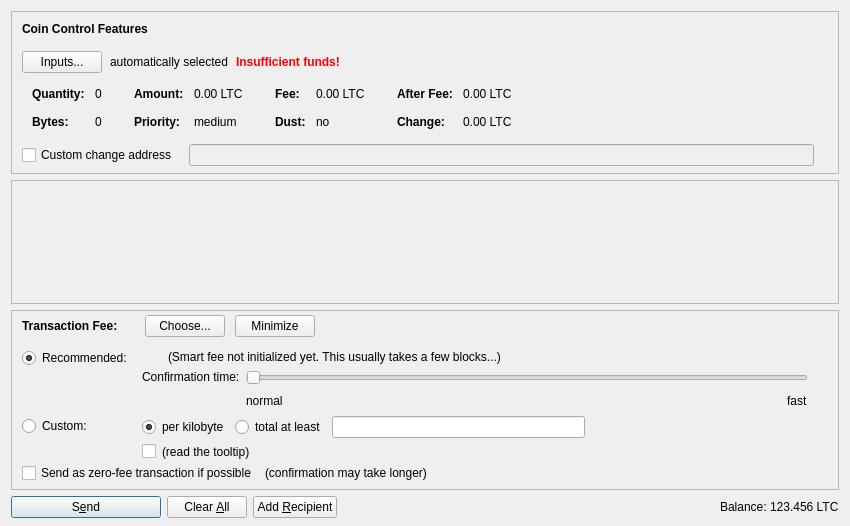
<?xml version="1.0" encoding="UTF-8"?>
<ui version="4.0">
 <class>SendCoinsDialog</class>
 <widget class="QDialog" name="SendCoinsDialog">
  <property name="geometry">
   <rect>
    <x>0</x>
    <y>0</y>
    <width>850</width>
    <height>526</height>
   </rect>
  </property>
  <property name="windowTitle">
   <string>Send Coins</string>
  </property>
  <layout class="QVBoxLayout" name="verticalLayout" stretch="0,1,0,0">
   <property name="bottomMargin">
    <number>8</number>
   </property>
   <item>
    <widget class="QFrame" name="frameCoinControl">
     <property name="sizePolicy">
      <sizepolicy hsizetype="Expanding" vsizetype="Expanding">
       <horstretch>0</horstretch>
       <verstretch>0</verstretch>
      </sizepolicy>
     </property>
     <property name="maximumSize">
      <size>
       <width>16777215</width>
       <height>16777215</height>
      </size>
     </property>
     <property name="frameShape">
      <enum>QFrame::StyledPanel</enum>
     </property>
     <property name="frameShadow">
      <enum>QFrame::Sunken</enum>
     </property>
     <layout class="QVBoxLayout" name="verticalLayoutCoinControl2">
      <property name="spacing">
       <number>0</number>
      </property>
      <property name="leftMargin">
       <number>0</number>
      </property>
      <property name="topMargin">
       <number>0</number>
      </property>
      <property name="rightMargin">
       <number>0</number>
      </property>
      <property name="bottomMargin">
       <number>6</number>
      </property>
      <item>
       <layout class="QVBoxLayout" name="verticalLayoutCoinControl" stretch="0,0,0,0,1">
        <property name="spacing">
         <number>0</number>
        </property>
        <property name="leftMargin">
         <number>10</number>
        </property>
        <property name="topMargin">
         <number>10</number>
        </property>
        <item>
         <layout class="QHBoxLayout" name="horizontalLayoutCoinControl1">
          <property name="bottomMargin">
           <number>15</number>
          </property>
          <item>
           <widget class="QLabel" name="labelCoinControlFeatures">
            <property name="sizePolicy">
             <sizepolicy hsizetype="Preferred" vsizetype="Maximum">
              <horstretch>0</horstretch>
              <verstretch>0</verstretch>
             </sizepolicy>
            </property>
            <property name="font">
             <font>
              <weight>75</weight>
              <bold>true</bold>
             </font>
            </property>
            <property name="styleSheet">
             <string notr="true">font-weight:bold;</string>
            </property>
            <property name="text">
             <string>Coin Control Features</string>
            </property>
           </widget>
          </item>
         </layout>
        </item>
        <item>
         <layout class="QHBoxLayout" name="horizontalLayoutCoinControl2" stretch="0,0,0,0">
          <property name="spacing">
           <number>8</number>
          </property>
          <property name="bottomMargin">
           <number>10</number>
          </property>
          <item>
           <widget class="QPushButton" name="pushButtonCoinControl">
            <property name="styleSheet">
             <string notr="true"/>
            </property>
            <property name="text">
             <string>Inputs...</string>
            </property>
            <property name="autoDefault">
             <bool>false</bool>
            </property>
           </widget>
          </item>
          <item>
           <widget class="QLabel" name="labelCoinControlAutomaticallySelected">
            <property name="text">
             <string>automatically selected</string>
            </property>
            <property name="margin">
             <number>5</number>
            </property>
           </widget>
          </item>
          <item>
           <widget class="QLabel" name="labelCoinControlInsuffFunds">
            <property name="font">
             <font>
              <weight>75</weight>
              <bold>true</bold>
             </font>
            </property>
            <property name="styleSheet">
             <string notr="true">color:red;font-weight:bold;</string>
            </property>
            <property name="text">
             <string>Insufficient funds!</string>
            </property>
            <property name="margin">
             <number>5</number>
            </property>
           </widget>
          </item>
          <item>
           <spacer name="horizontalSpacerCoinControl">
            <property name="orientation">
             <enum>Qt::Horizontal</enum>
            </property>
            <property name="sizeHint" stdset="0">
             <size>
              <width>40</width>
              <height>1</height>
             </size>
            </property>
           </spacer>
          </item>
         </layout>
        </item>
        <item>
         <widget class="QWidget" name="widgetCoinControl" native="true">
          <property name="sizePolicy">
           <sizepolicy hsizetype="Preferred" vsizetype="Preferred">
            <horstretch>0</horstretch>
            <verstretch>0</verstretch>
           </sizepolicy>
          </property>
          <property name="minimumSize">
           <size>
            <width>0</width>
            <height>0</height>
           </size>
          </property>
          <property name="styleSheet">
           <string notr="true"/>
          </property>
          <layout class="QHBoxLayout" name="horizontalLayoutCoinControl5">
           <property name="leftMargin">
            <number>0</number>
           </property>
           <property name="topMargin">
            <number>0</number>
           </property>
           <property name="rightMargin">
            <number>0</number>
           </property>
           <property name="bottomMargin">
            <number>0</number>
           </property>
           <item>
            <layout class="QHBoxLayout" name="horizontalLayoutCoinControl3" stretch="0,0,0,1">
             <property name="spacing">
              <number>20</number>
             </property>
             <property name="topMargin">
              <number>0</number>
             </property>
             <property name="bottomMargin">
              <number>10</number>
             </property>
             <item>
              <layout class="QFormLayout" name="formLayoutCoinControl1">
               <property name="horizontalSpacing">
                <number>10</number>
               </property>
               <property name="verticalSpacing">
                <number>14</number>
               </property>
               <property name="leftMargin">
                <number>10</number>
               </property>
               <property name="topMargin">
                <number>4</number>
               </property>
               <property name="rightMargin">
                <number>6</number>
               </property>
               <item row="0" column="0">
                <widget class="QLabel" name="labelCoinControlQuantityText">
                 <property name="font">
                  <font>
                   <weight>75</weight>
                   <bold>true</bold>
                  </font>
                 </property>
                 <property name="text">
                  <string>Quantity:</string>
                 </property>
                 <property name="margin">
                  <number>0</number>
                 </property>
                </widget>
               </item>
               <item row="0" column="1">
                <widget class="QLabel" name="labelCoinControlQuantity">
                 <property name="cursor">
                  <cursorShape>IBeamCursor</cursorShape>
                 </property>
                 <property name="contextMenuPolicy">
                  <enum>Qt::ActionsContextMenu</enum>
                 </property>
                 <property name="text">
                  <string notr="true">0</string>
                 </property>
                 <property name="margin">
                  <number>0</number>
                 </property>
                 <property name="textInteractionFlags">
                  <set>Qt::LinksAccessibleByMouse|Qt::TextSelectableByKeyboard|Qt::TextSelectableByMouse</set>
                 </property>
                </widget>
               </item>
               <item row="1" column="0">
                <widget class="QLabel" name="labelCoinControlBytesText">
                 <property name="font">
                  <font>
                   <weight>75</weight>
                   <bold>true</bold>
                  </font>
                 </property>
                 <property name="text">
                  <string>Bytes:</string>
                 </property>
                </widget>
               </item>
               <item row="1" column="1">
                <widget class="QLabel" name="labelCoinControlBytes">
                 <property name="cursor">
                  <cursorShape>IBeamCursor</cursorShape>
                 </property>
                 <property name="contextMenuPolicy">
                  <enum>Qt::ActionsContextMenu</enum>
                 </property>
                 <property name="text">
                  <string notr="true">0</string>
                 </property>
                 <property name="textInteractionFlags">
                  <set>Qt::LinksAccessibleByMouse|Qt::TextSelectableByKeyboard|Qt::TextSelectableByMouse</set>
                 </property>
                </widget>
               </item>
              </layout>
             </item>
             <item>
              <layout class="QFormLayout" name="formLayoutCoinControl2">
               <property name="horizontalSpacing">
                <number>10</number>
               </property>
               <property name="verticalSpacing">
                <number>14</number>
               </property>
               <property name="leftMargin">
                <number>6</number>
               </property>
               <property name="topMargin">
                <number>4</number>
               </property>
               <property name="rightMargin">
                <number>6</number>
               </property>
               <item row="0" column="0">
                <widget class="QLabel" name="labelCoinControlAmountText">
                 <property name="font">
                  <font>
                   <weight>75</weight>
                   <bold>true</bold>
                  </font>
                 </property>
                 <property name="text">
                  <string>Amount:</string>
                 </property>
                 <property name="margin">
                  <number>0</number>
                 </property>
                </widget>
               </item>
               <item row="0" column="1">
                <widget class="QLabel" name="labelCoinControlAmount">
                 <property name="cursor">
                  <cursorShape>IBeamCursor</cursorShape>
                 </property>
                 <property name="contextMenuPolicy">
                  <enum>Qt::ActionsContextMenu</enum>
                 </property>
                 <property name="text">
                  <string notr="true">0.00 LTC</string>
                 </property>
                 <property name="textInteractionFlags">
                  <set>Qt::LinksAccessibleByMouse|Qt::TextSelectableByKeyboard|Qt::TextSelectableByMouse</set>
                 </property>
                </widget>
               </item>
               <item row="1" column="0">
                <widget class="QLabel" name="labelCoinControlPriorityText">
                 <property name="font">
                  <font>
                   <weight>75</weight>
                   <bold>true</bold>
                  </font>
                 </property>
                 <property name="text">
                  <string>Priority:</string>
                 </property>
                </widget>
               </item>
               <item row="1" column="1">
                <widget class="QLabel" name="labelCoinControlPriority">
                 <property name="cursor">
                  <cursorShape>IBeamCursor</cursorShape>
                 </property>
                 <property name="contextMenuPolicy">
                  <enum>Qt::ActionsContextMenu</enum>
                 </property>
                 <property name="text">
                  <string notr="true">medium</string>
                 </property>
                 <property name="textInteractionFlags">
                  <set>Qt::LinksAccessibleByMouse|Qt::TextSelectableByKeyboard|Qt::TextSelectableByMouse</set>
                 </property>
                </widget>
               </item>
              </layout>
             </item>
             <item>
              <layout class="QFormLayout" name="formLayoutCoinControl3">
               <property name="horizontalSpacing">
                <number>10</number>
               </property>
               <property name="verticalSpacing">
                <number>14</number>
               </property>
               <property name="leftMargin">
                <number>6</number>
               </property>
               <property name="topMargin">
                <number>4</number>
               </property>
               <property name="rightMargin">
                <number>6</number>
               </property>
               <item row="0" column="0">
                <widget class="QLabel" name="labelCoinControlFeeText">
                 <property name="font">
                  <font>
                   <weight>75</weight>
                   <bold>true</bold>
                  </font>
                 </property>
                 <property name="text">
                  <string>Fee:</string>
                 </property>
                 <property name="margin">
                  <number>0</number>
                 </property>
                </widget>
               </item>
               <item row="0" column="1">
                <widget class="QLabel" name="labelCoinControlFee">
                 <property name="cursor">
                  <cursorShape>IBeamCursor</cursorShape>
                 </property>
                 <property name="contextMenuPolicy">
                  <enum>Qt::ActionsContextMenu</enum>
                 </property>
                 <property name="text">
                  <string notr="true">0.00 LTC</string>
                 </property>
                 <property name="textInteractionFlags">
                  <set>Qt::LinksAccessibleByMouse|Qt::TextSelectableByKeyboard|Qt::TextSelectableByMouse</set>
                 </property>
                </widget>
               </item>
               <item row="1" column="0">
                <widget class="QLabel" name="labelCoinControlLowOutputText">
                 <property name="font">
                  <font>
                   <weight>75</weight>
                   <bold>true</bold>
                  </font>
                 </property>
                 <property name="text">
                  <string>Dust:</string>
                 </property>
                </widget>
               </item>
               <item row="1" column="1">
                <widget class="QLabel" name="labelCoinControlLowOutput">
                 <property name="cursor">
                  <cursorShape>IBeamCursor</cursorShape>
                 </property>
                 <property name="contextMenuPolicy">
                  <enum>Qt::ActionsContextMenu</enum>
                 </property>
                 <property name="text">
                  <string notr="true">no</string>
                 </property>
                 <property name="textInteractionFlags">
                  <set>Qt::LinksAccessibleByMouse|Qt::TextSelectableByKeyboard|Qt::TextSelectableByMouse</set>
                 </property>
                </widget>
               </item>
              </layout>
             </item>
             <item>
              <layout class="QFormLayout" name="formLayoutCoinControl4">
               <property name="horizontalSpacing">
                <number>10</number>
               </property>
               <property name="verticalSpacing">
                <number>14</number>
               </property>
               <property name="leftMargin">
                <number>6</number>
               </property>
               <property name="topMargin">
                <number>4</number>
               </property>
               <property name="rightMargin">
                <number>6</number>
               </property>
               <item row="0" column="0">
                <widget class="QLabel" name="labelCoinControlAfterFeeText">
                 <property name="font">
                  <font>
                   <weight>75</weight>
                   <bold>true</bold>
                  </font>
                 </property>
                 <property name="text">
                  <string>After Fee:</string>
                 </property>
                 <property name="margin">
                  <number>0</number>
                 </property>
                </widget>
               </item>
               <item row="0" column="1">
                <widget class="QLabel" name="labelCoinControlAfterFee">
                 <property name="cursor">
                  <cursorShape>IBeamCursor</cursorShape>
                 </property>
                 <property name="contextMenuPolicy">
                  <enum>Qt::ActionsContextMenu</enum>
                 </property>
                 <property name="text">
                  <string notr="true">0.00 LTC</string>
                 </property>
                 <property name="textInteractionFlags">
                  <set>Qt::LinksAccessibleByMouse|Qt::TextSelectableByKeyboard|Qt::TextSelectableByMouse</set>
                 </property>
                </widget>
               </item>
               <item row="1" column="0">
                <widget class="QLabel" name="labelCoinControlChangeText">
                 <property name="font">
                  <font>
                   <weight>75</weight>
                   <bold>true</bold>
                  </font>
                 </property>
                 <property name="text">
                  <string>Change:</string>
                 </property>
                </widget>
               </item>
               <item row="1" column="1">
                <widget class="QLabel" name="labelCoinControlChange">
                 <property name="cursor">
                  <cursorShape>IBeamCursor</cursorShape>
                 </property>
                 <property name="contextMenuPolicy">
                  <enum>Qt::ActionsContextMenu</enum>
                 </property>
                 <property name="text">
                  <string notr="true">0.00 LTC</string>
                 </property>
                 <property name="textInteractionFlags">
                  <set>Qt::LinksAccessibleByMouse|Qt::TextSelectableByKeyboard|Qt::TextSelectableByMouse</set>
                 </property>
                </widget>
               </item>
              </layout>
             </item>
            </layout>
           </item>
          </layout>
         </widget>
        </item>
        <item>
         <layout class="QHBoxLayout" name="horizontalLayoutCoinControl4" stretch="0,0,0">
          <property name="spacing">
           <number>12</number>
          </property>
          <property name="sizeConstraint">
           <enum>QLayout::SetDefaultConstraint</enum>
          </property>
          <property name="topMargin">
           <number>5</number>
          </property>
          <property name="rightMargin">
           <number>5</number>
          </property>
          <item>
           <widget class="QCheckBox" name="checkBoxCoinControlChange">
            <property name="toolTip">
             <string>If this is activated, but the change address is empty or invalid, change will be sent to a newly generated address.</string>
            </property>
            <property name="text">
             <string>Custom change address</string>
            </property>
           </widget>
          </item>
          <item>
           <widget class="QValidatedLineEdit" name="lineEditCoinControlChange">
            <property name="enabled">
             <bool>false</bool>
            </property>
            <property name="sizePolicy">
             <sizepolicy hsizetype="Expanding" vsizetype="Fixed">
              <horstretch>0</horstretch>
              <verstretch>0</verstretch>
             </sizepolicy>
            </property>
           </widget>
          </item>
          <item>
           <widget class="QLabel" name="labelCoinControlChangeLabel">
            <property name="sizePolicy">
             <sizepolicy hsizetype="Preferred" vsizetype="Expanding">
              <horstretch>0</horstretch>
              <verstretch>0</verstretch>
             </sizepolicy>
            </property>
            <property name="minimumSize">
             <size>
              <width>0</width>
              <height>0</height>
             </size>
            </property>
            <property name="text">
             <string/>
            </property>
            <property name="margin">
             <number>3</number>
            </property>
           </widget>
          </item>
         </layout>
        </item>
        <item>
         <spacer name="verticalSpacerCoinControl">
          <property name="orientation">
           <enum>Qt::Vertical</enum>
          </property>
          <property name="sizeHint" stdset="0">
           <size>
            <width>800</width>
            <height>1</height>
           </size>
          </property>
         </spacer>
        </item>
       </layout>
      </item>
     </layout>
    </widget>
   </item>
   <item>
    <widget class="QScrollArea" name="scrollArea">
     <property name="widgetResizable">
      <bool>true</bool>
     </property>
     <widget class="QWidget" name="scrollAreaWidgetContents">
      <property name="geometry">
       <rect>
        <x>0</x>
        <y>0</y>
        <width>830</width>
        <height>68</height>
       </rect>
      </property>
      <layout class="QVBoxLayout" name="verticalLayout_2" stretch="0,1">
       <property name="leftMargin">
        <number>0</number>
       </property>
       <property name="topMargin">
        <number>0</number>
       </property>
       <property name="rightMargin">
        <number>0</number>
       </property>
       <property name="bottomMargin">
        <number>0</number>
       </property>
       <item>
        <layout class="QVBoxLayout" name="entries">
         <property name="spacing">
          <number>6</number>
         </property>
        </layout>
       </item>
       <item>
        <spacer name="verticalSpacer">
         <property name="orientation">
          <enum>Qt::Vertical</enum>
         </property>
         <property name="sizeHint" stdset="0">
          <size>
           <width>20</width>
           <height>40</height>
          </size>
         </property>
        </spacer>
       </item>
      </layout>
     </widget>
    </widget>
   </item>
   <item>
    <widget class="QFrame" name="frameFee">
     <property name="sizePolicy">
      <sizepolicy hsizetype="Expanding" vsizetype="Expanding">
       <horstretch>0</horstretch>
       <verstretch>0</verstretch>
      </sizepolicy>
     </property>
     <property name="maximumSize">
      <size>
       <width>16777215</width>
       <height>16777215</height>
      </size>
     </property>
     <property name="frameShape">
      <enum>QFrame::StyledPanel</enum>
     </property>
     <property name="frameShadow">
      <enum>QFrame::Sunken</enum>
     </property>
     <layout class="QVBoxLayout" name="verticalLayoutFee1">
      <property name="spacing">
       <number>0</number>
      </property>
      <property name="leftMargin">
       <number>0</number>
      </property>
      <property name="topMargin">
       <number>0</number>
      </property>
      <property name="rightMargin">
       <number>0</number>
      </property>
      <property name="bottomMargin">
       <number>0</number>
      </property>
      <item>
       <layout class="QVBoxLayout" name="verticalLayoutFee2" stretch="0,0,0">
        <property name="spacing">
         <number>0</number>
        </property>
        <property name="leftMargin">
         <number>10</number>
        </property>
        <property name="topMargin">
         <number>0</number>
        </property>
        <item>
         <layout class="QHBoxLayout" name="horizontalLayoutFee1">
          <property name="bottomMargin">
           <number>0</number>
          </property>
          <item>
           <layout class="QVBoxLayout" name="verticalLayoutFee7">
            <property name="spacing">
             <number>0</number>
            </property>
            <item>
             <spacer name="verticalSpacerSmartFee">
              <property name="orientation">
               <enum>Qt::Vertical</enum>
              </property>
              <property name="sizeType">
               <enum>QSizePolicy::Fixed</enum>
              </property>
              <property name="sizeHint" stdset="0">
               <size>
                <width>1</width>
                <height>4</height>
               </size>
              </property>
             </spacer>
            </item>
            <item>
             <layout class="QHBoxLayout" name="horizontalLayoutSmartFee">
              <property name="spacing">
               <number>10</number>
              </property>
              <item>
               <widget class="QLabel" name="labelFeeHeadline">
                <property name="sizePolicy">
                 <sizepolicy hsizetype="Preferred" vsizetype="Maximum">
                  <horstretch>0</horstretch>
                  <verstretch>0</verstretch>
                 </sizepolicy>
                </property>
                <property name="font">
                 <font>
                  <weight>75</weight>
                  <bold>true</bold>
                 </font>
                </property>
                <property name="styleSheet">
                 <string notr="true">font-weight:bold;</string>
                </property>
                <property name="text">
                 <string>Transaction Fee:</string>
                </property>
               </widget>
              </item>
              <item>
               <widget class="QLabel" name="labelFeeMinimized">
                <property name="text">
                 <string/>
                </property>
               </widget>
              </item>
              <item>
               <widget class="QPushButton" name="buttonChooseFee">
                <property name="text">
                 <string>Choose...</string>
                </property>
               </widget>
              </item>
              <item>
               <widget class="QPushButton" name="buttonMinimizeFee">
                <property name="toolTip">
                 <string>collapse fee-settings</string>
                </property>
                <property name="text">
                 <string>Minimize</string>
                </property>
               </widget>
              </item>
             </layout>
            </item>
            <item>
             <spacer name="verticalSpacer_5">
              <property name="orientation">
               <enum>Qt::Vertical</enum>
              </property>
              <property name="sizeHint" stdset="0">
               <size>
                <width>1</width>
                <height>1</height>
               </size>
              </property>
             </spacer>
            </item>
           </layout>
          </item>
          <item>
           <spacer name="horizontalSpacer_4">
            <property name="orientation">
             <enum>Qt::Horizontal</enum>
            </property>
            <property name="sizeHint" stdset="0">
             <size>
              <width>40</width>
              <height>20</height>
             </size>
            </property>
           </spacer>
          </item>
         </layout>
        </item>
        <item>
         <widget class="QFrame" name="frameFeeSelection">
          <layout class="QVBoxLayout" name="verticalLayoutFee12">
           <property name="spacing">
            <number>0</number>
           </property>
           <property name="leftMargin">
            <number>0</number>
           </property>
           <property name="topMargin">
            <number>0</number>
           </property>
           <property name="rightMargin">
            <number>0</number>
           </property>
           <property name="bottomMargin">
            <number>0</number>
           </property>
           <item>
            <layout class="QGridLayout" name="gridLayoutFee">
             <property name="topMargin">
              <number>10</number>
             </property>
             <property name="bottomMargin">
              <number>4</number>
             </property>
             <property name="horizontalSpacing">
              <number>10</number>
             </property>
             <property name="verticalSpacing">
              <number>4</number>
             </property>
             <item row="1" column="1">
              <layout class="QVBoxLayout" name="verticalLayoutFee8">
               <property name="spacing">
                <number>6</number>
               </property>
               <item>
                <layout class="QHBoxLayout" name="horizontalLayoutFee13">
                 <item>
                  <widget class="QRadioButton" name="radioCustomPerKilobyte">
                   <property name="toolTip">
                    <string>If the custom fee is set to 1000 satoshis and the transaction is only 250 bytes, then &quot;per kilobyte&quot; only pays 250 satoshis in fee, while &quot;at least&quot; pays 1000 satoshis. For transactions bigger than a kilobyte both pay by kilobyte.</string>
                   </property>
                   <property name="text">
                    <string>per kilobyte</string>
                   </property>
                   <property name="checked">
                    <bool>true</bool>
                   </property>
                   <attribute name="buttonGroup">
                    <string notr="true">groupCustomFee</string>
                   </attribute>
                  </widget>
                 </item>
                 <item>
                  <widget class="QRadioButton" name="radioCustomAtLeast">
                   <property name="toolTip">
                    <string>If the custom fee is set to 1000 satoshis and the transaction is only 250 bytes, then &quot;per kilobyte&quot; only pays 250 satoshis in fee, while &quot;total at least&quot; pays 1000 satoshis. For transactions bigger than a kilobyte both pay by kilobyte.</string>
                   </property>
                   <property name="text">
                    <string>total at least</string>
                   </property>
                   <attribute name="buttonGroup">
                    <string notr="true">groupCustomFee</string>
                   </attribute>
                  </widget>
                 </item>
                 <item>
                  <widget class="BitcoinAmountField" name="customFee"/>
                 </item>
                 <item>
                  <spacer name="horizontalSpacer_6">
                   <property name="orientation">
                    <enum>Qt::Horizontal</enum>
                   </property>
                   <property name="sizeHint" stdset="0">
                    <size>
                     <width>1</width>
                     <height>1</height>
                    </size>
                   </property>
                  </spacer>
                 </item>
                </layout>
               </item>
               <item>
                <layout class="QHBoxLayout" name="horizontalLayoutFee8">
                 <item>
                  <widget class="QCheckBox" name="checkBoxMinimumFee">
                   <property name="toolTip">
                    <string>Paying only the minimum fee is just fine as long as there is less transaction volume than space in the blocks. But be aware that this can end up in a never confirming transaction once there is more demand for bitcoinunified transactions than the network can process.</string>
                   </property>
                   <property name="text">
                    <string/>
                   </property>
                  </widget>
                 </item>
                 <item>
                  <widget class="QLabel" name="labelMinFeeWarning">
                   <property name="enabled">
                    <bool>true</bool>
                   </property>
                   <property name="toolTip">
                    <string>Paying only the minimum fee is just fine as long as there is less transaction volume than space in the blocks. But be aware that this can end up in a never confirming transaction once there is more demand for bitcoinunified transactions than the network can process.</string>
                   </property>
                   <property name="text">
                    <string>(read the tooltip)</string>
                   </property>
                   <property name="margin">
                    <number>5</number>
                   </property>
                  </widget>
                 </item>
                 <item>
                  <spacer name="horizontalSpacer_2">
                   <property name="orientation">
                    <enum>Qt::Horizontal</enum>
                   </property>
                   <property name="sizeHint" stdset="0">
                    <size>
                     <width>1</width>
                     <height>1</height>
                    </size>
                   </property>
                  </spacer>
                 </item>
                </layout>
               </item>
              </layout>
             </item>
             <item row="0" column="0">
              <layout class="QVBoxLayout" name="verticalLayoutFee4" stretch="0,1">
               <item>
                <widget class="QRadioButton" name="radioSmartFee">
                 <property name="text">
                  <string>Recommended:</string>
                 </property>
                 <property name="checked">
                  <bool>true</bool>
                 </property>
                 <attribute name="buttonGroup">
                  <string notr="true">groupFee</string>
                 </attribute>
                </widget>
               </item>
               <item>
                <spacer name="verticalSpacer_2">
                 <property name="orientation">
                  <enum>Qt::Vertical</enum>
                 </property>
                 <property name="sizeHint" stdset="0">
                  <size>
                   <width>1</width>
                   <height>1</height>
                  </size>
                 </property>
                </spacer>
               </item>
              </layout>
             </item>
             <item row="1" column="0">
              <layout class="QVBoxLayout" name="verticalLayoutFee9" stretch="0,1">
               <item>
                <widget class="QRadioButton" name="radioCustomFee">
                 <property name="text">
                  <string>Custom:</string>
                 </property>
                 <attribute name="buttonGroup">
                  <string notr="true">groupFee</string>
                 </attribute>
                </widget>
               </item>
               <item>
                <spacer name="verticalSpacer_6">
                 <property name="orientation">
                  <enum>Qt::Vertical</enum>
                 </property>
                 <property name="sizeHint" stdset="0">
                  <size>
                   <width>1</width>
                   <height>1</height>
                  </size>
                 </property>
                </spacer>
               </item>
              </layout>
             </item>
             <item row="0" column="1">
              <layout class="QVBoxLayout" name="verticalLayoutFee3" stretch="0,0,1">
               <property name="spacing">
                <number>6</number>
               </property>
               <property name="topMargin">
                <number>2</number>
               </property>
               <item>
                <layout class="QHBoxLayout" name="horizontalLayoutFee12">
                 <item>
                  <widget class="QLabel" name="labelSmartFee">
                   <property name="text">
                    <string/>
                   </property>
                   <property name="margin">
                    <number>2</number>
                   </property>
                  </widget>
                 </item>
                 <item>
                  <widget class="QLabel" name="labelFeeEstimation">
                   <property name="text">
                    <string/>
                   </property>
                  </widget>
                 </item>
                 <item>
                  <widget class="QLabel" name="labelSmartFee2">
                   <property name="text">
                    <string>(Smart fee not initialized yet. This usually takes a few blocks...)</string>
                   </property>
                   <property name="margin">
                    <number>2</number>
                   </property>
                  </widget>
                 </item>
                 <item>
                  <spacer name="horizontalSpacer_5">
                   <property name="orientation">
                    <enum>Qt::Horizontal</enum>
                   </property>
                   <property name="sizeHint" stdset="0">
                    <size>
                     <width>1</width>
                     <height>1</height>
                    </size>
                   </property>
                  </spacer>
                 </item>
                </layout>
               </item>
               <item>
                <layout class="QHBoxLayout" name="horizontalLayoutFee9">
                 <item>
                  <layout class="QVBoxLayout" name="verticalLayoutFee6">
                   <item>
                    <widget class="QLabel" name="labelSmartFee3">
                     <property name="text">
                      <string>Confirmation time:</string>
                     </property>
                     <property name="margin">
                      <number>2</number>
                     </property>
                    </widget>
                   </item>
                   <item>
                    <spacer name="verticalSpacer_3">
                     <property name="orientation">
                      <enum>Qt::Vertical</enum>
                     </property>
                     <property name="sizeHint" stdset="0">
                      <size>
                       <width>1</width>
                       <height>1</height>
                      </size>
                     </property>
                    </spacer>
                   </item>
                  </layout>
                 </item>
                 <item>
                  <layout class="QVBoxLayout" name="verticalLayoutFee5">
                   <property name="rightMargin">
                    <number>30</number>
                   </property>
                   <item>
                    <widget class="QSlider" name="sliderSmartFee">
                     <property name="minimum">
                      <number>0</number>
                     </property>
                     <property name="maximum">
                      <number>24</number>
                     </property>
                     <property name="pageStep">
                      <number>1</number>
                     </property>
                     <property name="value">
                      <number>0</number>
                     </property>
                     <property name="orientation">
                      <enum>Qt::Horizontal</enum>
                     </property>
                     <property name="invertedAppearance">
                      <bool>false</bool>
                     </property>
                     <property name="invertedControls">
                      <bool>false</bool>
                     </property>
                     <property name="tickPosition">
                      <enum>QSlider::NoTicks</enum>
                     </property>
                    </widget>
                   </item>
                   <item>
                    <layout class="QHBoxLayout" name="horizontalLayoutFee10">
                     <item>
                      <widget class="QLabel" name="labelSmartFeeNormal">
                       <property name="text">
                        <string>normal</string>
                       </property>
                      </widget>
                     </item>
                     <item>
                      <spacer name="horizontalSpacer_3">
                       <property name="orientation">
                        <enum>Qt::Horizontal</enum>
                       </property>
                       <property name="sizeHint" stdset="0">
                        <size>
                         <width>40</width>
                         <height>20</height>
                        </size>
                       </property>
                      </spacer>
                     </item>
                     <item>
                      <widget class="QLabel" name="labelSmartFeeFast">
                       <property name="text">
                        <string>fast</string>
                       </property>
                      </widget>
                     </item>
                    </layout>
                   </item>
                  </layout>
                 </item>
                </layout>
               </item>
               <item>
                <spacer name="verticalSpacer_4">
                 <property name="orientation">
                  <enum>Qt::Vertical</enum>
                 </property>
                 <property name="sizeHint" stdset="0">
                  <size>
                   <width>1</width>
                   <height>1</height>
                  </size>
                 </property>
                </spacer>
               </item>
              </layout>
             </item>
            </layout>
           </item>
           <item>
            <layout class="QHBoxLayout" name="horizontalLayoutFee5" stretch="0,0,0">
             <property name="spacing">
              <number>8</number>
             </property>
             <property name="bottomMargin">
              <number>4</number>
             </property>
             <item>
              <widget class="QCheckBox" name="checkBoxFreeTx">
               <property name="text">
                <string>Send as zero-fee transaction if possible</string>
               </property>
              </widget>
             </item>
             <item>
              <widget class="QLabel" name="labelFreeTx">
               <property name="text">
                <string>(confirmation may take longer)</string>
               </property>
               <property name="margin">
                <number>5</number>
               </property>
              </widget>
             </item>
             <item>
              <spacer name="horizontalSpacerFee5">
               <property name="orientation">
                <enum>Qt::Horizontal</enum>
               </property>
               <property name="sizeHint" stdset="0">
                <size>
                 <width>1</width>
                 <height>1</height>
                </size>
               </property>
              </spacer>
             </item>
            </layout>
           </item>
           <item>
            <spacer name="verticalSpacerFee2">
             <property name="orientation">
              <enum>Qt::Vertical</enum>
             </property>
             <property name="sizeHint" stdset="0">
              <size>
               <width>1</width>
               <height>1</height>
              </size>
             </property>
            </spacer>
           </item>
          </layout>
         </widget>
        </item>
        <item>
         <spacer name="verticalSpacerFee">
          <property name="orientation">
           <enum>Qt::Vertical</enum>
          </property>
          <property name="sizeHint" stdset="0">
           <size>
            <width>800</width>
            <height>1</height>
           </size>
          </property>
         </spacer>
        </item>
       </layout>
      </item>
     </layout>
    </widget>
   </item>
   <item>
    <layout class="QHBoxLayout" name="horizontalLayout">
     <item>
      <widget class="QPushButton" name="sendButton">
       <property name="minimumSize">
        <size>
         <width>150</width>
         <height>0</height>
        </size>
       </property>
       <property name="toolTip">
        <string>Confirm the send action</string>
       </property>
       <property name="text">
        <string>S&amp;end</string>
       </property>
       <property name="icon">
        <iconset resource="../bitcoin.qrc">
         <normaloff>:/icons/send</normaloff>:/icons/send</iconset>
       </property>
       <property name="autoDefault">
        <bool>false</bool>
       </property>
       <property name="default">
        <bool>true</bool>
       </property>
      </widget>
     </item>
     <item>
      <widget class="QPushButton" name="clearButton">
       <property name="sizePolicy">
        <sizepolicy hsizetype="Minimum" vsizetype="Fixed">
         <horstretch>0</horstretch>
         <verstretch>0</verstretch>
        </sizepolicy>
       </property>
       <property name="toolTip">
        <string>Clear all fields of the form.</string>
       </property>
       <property name="text">
        <string>Clear &amp;All</string>
       </property>
       <property name="icon">
        <iconset resource="../bitcoin.qrc">
         <normaloff>:/icons/remove</normaloff>:/icons/remove</iconset>
       </property>
       <property name="autoDefault">
        <bool>false</bool>
       </property>
      </widget>
     </item>
     <item>
      <widget class="QPushButton" name="addButton">
       <property name="toolTip">
        <string>Send to multiple recipients at once</string>
       </property>
       <property name="text">
        <string>Add &amp;Recipient</string>
       </property>
       <property name="icon">
        <iconset resource="../bitcoin.qrc">
         <normaloff>:/icons/add</normaloff>:/icons/add</iconset>
       </property>
       <property name="autoDefault">
        <bool>false</bool>
       </property>
      </widget>
     </item>
     <item>
      <spacer name="horizontalSpacer">
       <property name="orientation">
        <enum>Qt::Horizontal</enum>
       </property>
       <property name="sizeHint" stdset="0">
        <size>
         <width>40</width>
         <height>20</height>
        </size>
       </property>
      </spacer>
     </item>
     <item>
      <layout class="QHBoxLayout" name="horizontalLayout_2">
       <property name="spacing">
        <number>3</number>
       </property>
       <item>
        <widget class="QLabel" name="label">
         <property name="sizePolicy">
          <sizepolicy hsizetype="Preferred" vsizetype="Fixed">
           <horstretch>0</horstretch>
           <verstretch>0</verstretch>
          </sizepolicy>
         </property>
         <property name="text">
          <string>Balance:</string>
         </property>
        </widget>
       </item>
       <item>
        <widget class="QLabel" name="labelBalance">
         <property name="sizePolicy">
          <sizepolicy hsizetype="Preferred" vsizetype="Fixed">
           <horstretch>0</horstretch>
           <verstretch>0</verstretch>
          </sizepolicy>
         </property>
         <property name="cursor">
          <cursorShape>IBeamCursor</cursorShape>
         </property>
         <property name="text">
          <string notr="true">123.456 LTC</string>
         </property>
         <property name="textInteractionFlags">
          <set>Qt::LinksAccessibleByMouse|Qt::TextSelectableByKeyboard|Qt::TextSelectableByMouse</set>
         </property>
        </widget>
       </item>
      </layout>
     </item>
    </layout>
   </item>
  </layout>
 </widget>
 <customwidgets>
  <customwidget>
   <class>QValidatedLineEdit</class>
   <extends>QLineEdit</extends>
   <header>qvalidatedlineedit.h</header>
  </customwidget>
  <customwidget>
   <class>BitcoinAmountField</class>
   <extends>QLineEdit</extends>
   <header>bitcoinamountfield.h</header>
   <container>1</container>
  </customwidget>
 </customwidgets>
 <resources>
  <include location="../bitcoin.qrc"/>
 </resources>
 <connections/>
 <buttongroups>
  <buttongroup name="groupFee"/>
  <buttongroup name="groupCustomFee"/>
 </buttongroups>
</ui>
